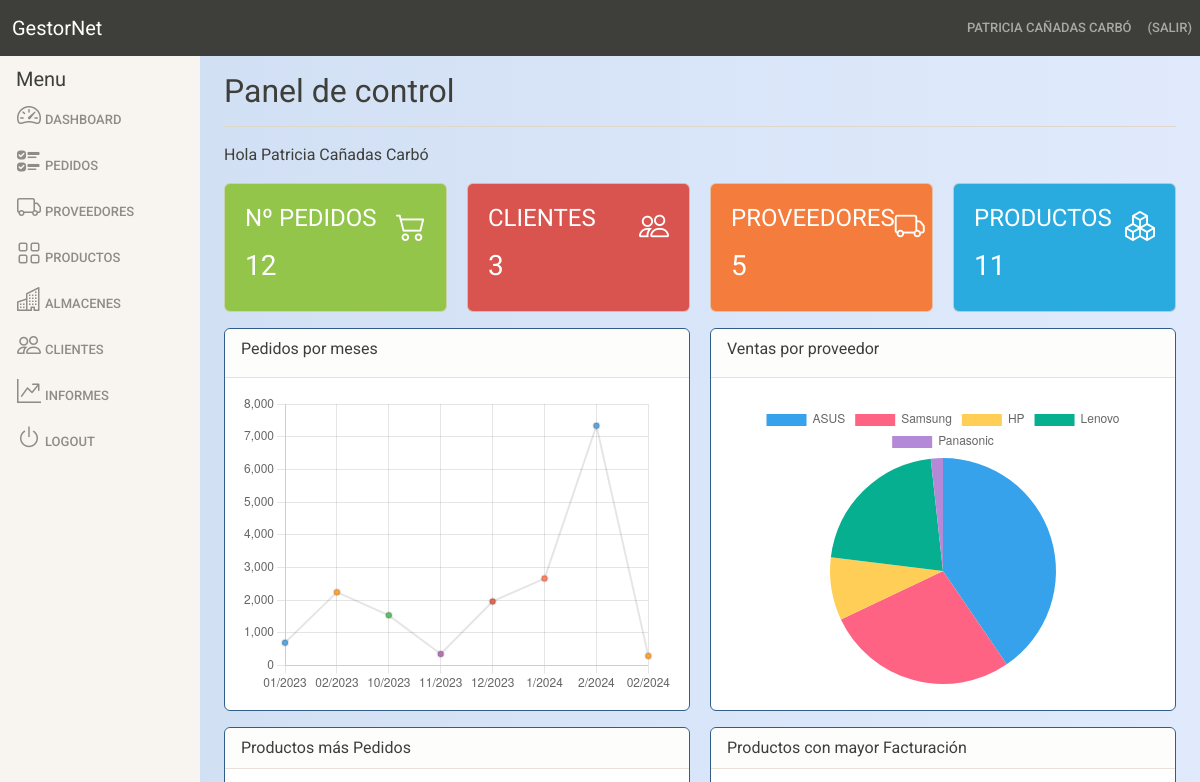
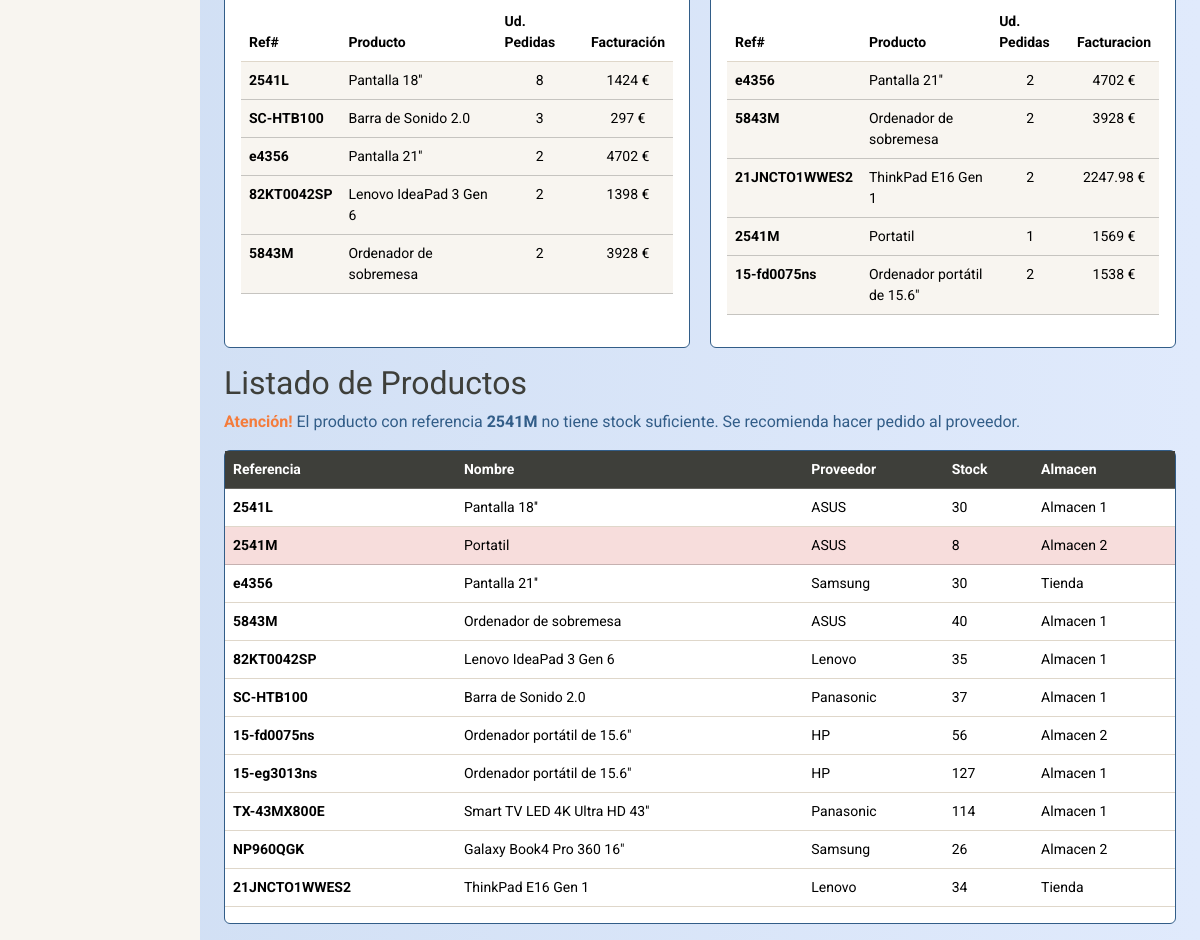
The app's page /index/ (signed in), older data (2 pictures, top to bottom).
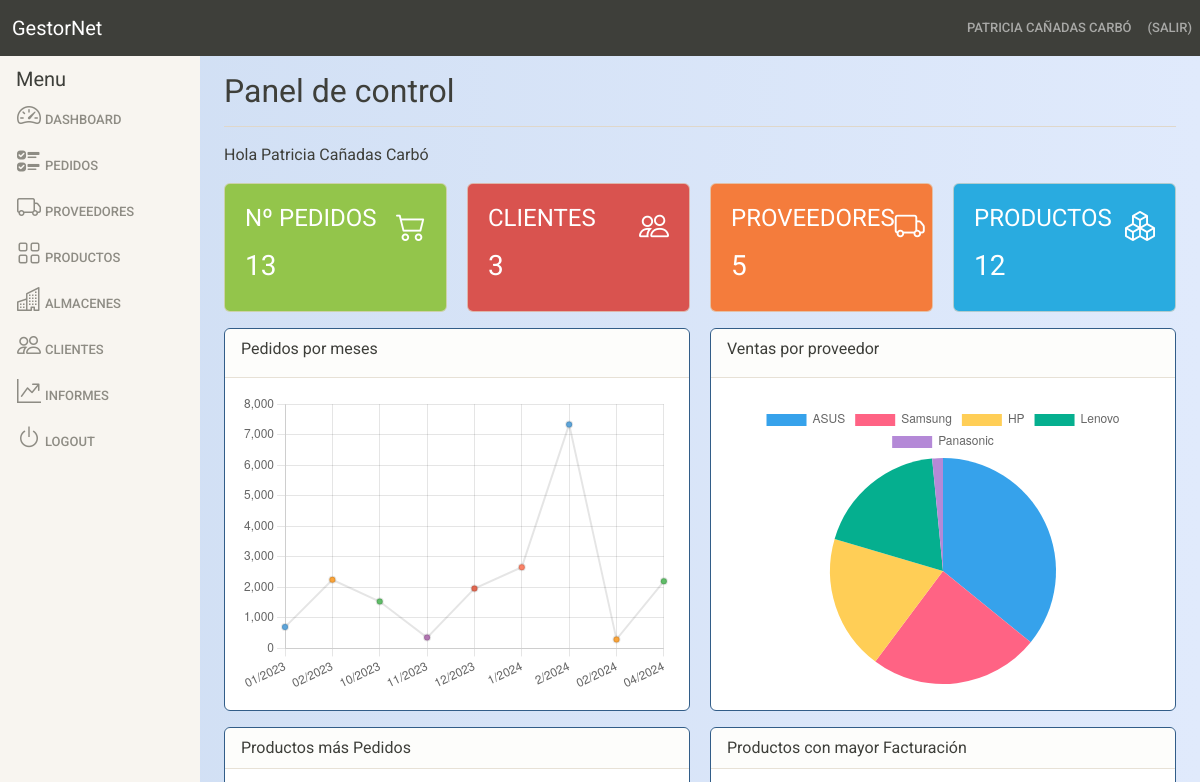
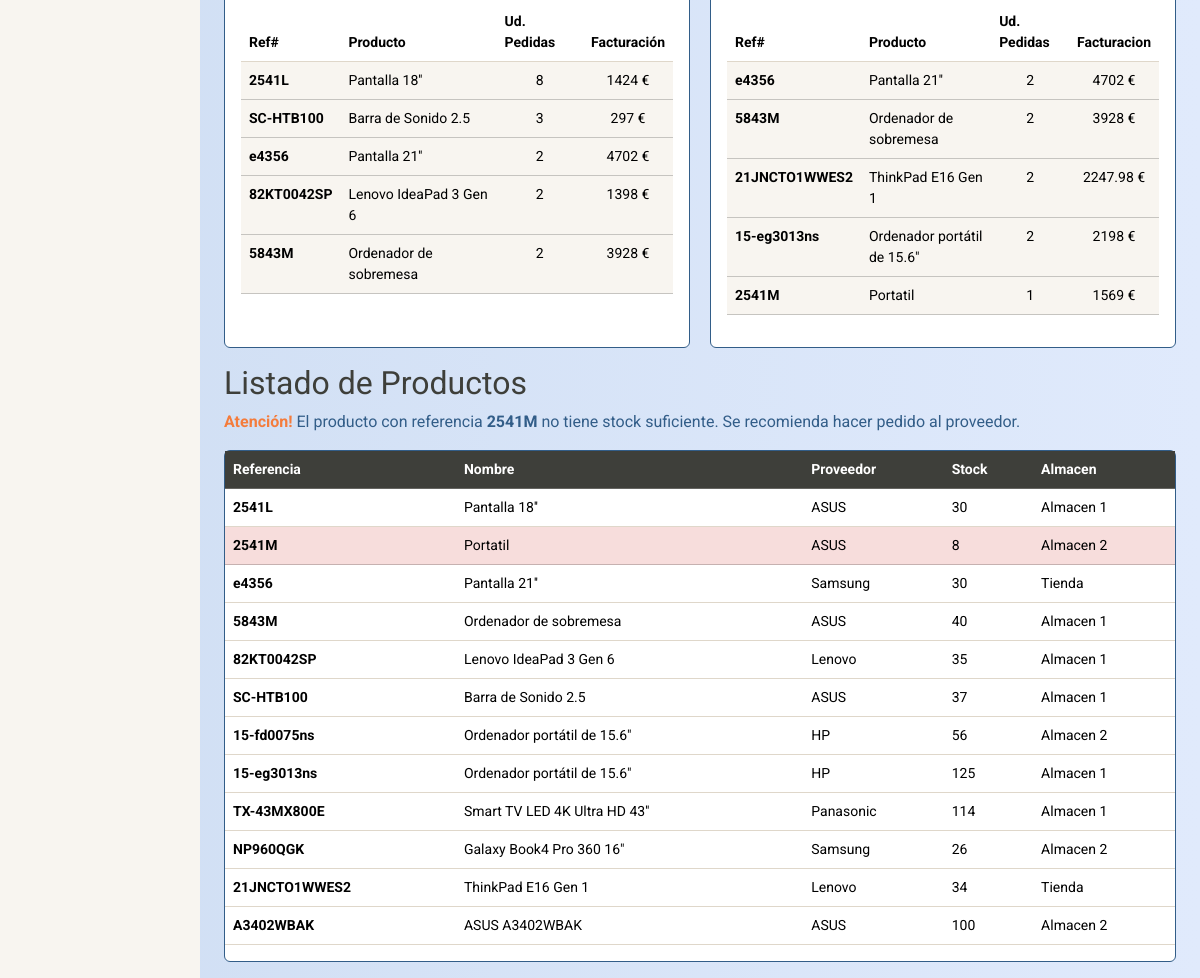
The same page, newer data (2 pictures, top to bottom).
### models.py (models this page shows, shortened)
class Producto(db.Base):
    __tablename__ = "productos"
    __table_args__ = {'sqlite_autoincrement': True} # Autoincrementa la primary_key de la tabla.
    id = Column(Integer, primary_key=True)
    nombre = Column(String(200), nullable=False) # nullable hace que el campo nombre NO pueda estar vacío.
    referencia = Column(String(100), nullable=False)
    descripcion = Column(String(500))
    proveedor = Column(String(100), nullable=False)
    preciocoste = Column(Integer, nullable=False)
    pvp = Column(Integer, nullable=False)
    stock = Column(Integer, nullable=False)
    almacen = Column(String(64)) #Quiero poner una lista desplegable
    ubicacion = Column(String(24))
    descatalogado = Column(Boolean) # True si el producto está descatalogado y ya no se puede vender

class Proveedor(db.Base):
    __tablename__ = "proveedores"
    __table_args__ = {'sqlite_autoincrement': True} # Autoincrementa la primary_key de la tabla.
    id = Column(Integer, primary_key=True)
    nombre = Column(String(200), nullable=False) # nullable hace que el campo nombre NO pueda estar vacío.
    telefono = Column(Integer, nullable=False)
    direccion = Column(String(500))
    cif = Column(String(16), nullable=False)
    iva = Column(Integer, nullable=False)
    descuento = Column(Integer, nullable=False)
    email = Column(String(100), nullable=False)

class Almacen(db.Base):
    __tablename__ = "almacenes"
    __table_args__ = {'sqlite_autoincrement': True} # Autoincrementa la primary_key de la tabla.
    id = Column(Integer, primary_key=True)
    nombre = Column(String(200), nullable=False) # nullable hace que el campo nombre NO pueda estar vacío.

### main.py (the view)
@app.route("/index/") # Página principal del programa
@login_required
def index():
    npedidos = db.session.query(Pedido).count()
    nusers = db.session.query(User).count()
    nproveedores = db.session.query(Proveedor).count()
    nproductos = db.session.query(Producto).count()
    orders = db.session.query(db.func.sum(Pedido.total), (Pedido.mes_year)).group_by(Pedido.mes_year).order_by(
        Pedido.fecha).all()
    fechas = db.session.query(Pedido.mes_year).distinct().order_by(Pedido.fecha)
    orders_list = []
    fecha_list = []
    for registro, _ in orders:  # Generamos lista de datos para dashboard 'orders'
        orders_list.append(registro)
    for fecha in fechas:  # Generamos eje para dashboard 'orders'
        fecha_list.append(fecha[0])
    total = db.session.query(db.func.sum(Facturacion.total), (Facturacion.proveedor)).group_by(Facturacion.proveedor).\
        order_by(Facturacion.proveedor).all()
    proveedores = db.session.query(Proveedor.nombre, Facturacion.proveedor).filter(
        Facturacion.proveedor == Proveedor.id).order_by(Facturacion.proveedor).distinct()
    total_list = []
    proveedores_list = []
    for registro, _ in total:  # Generamos lista de datos para dashboard 'ventas_proveedor'
        total_list.append(registro)
    for proveedor in proveedores:  # Generamos eje para dashboard 'ventas_proveedor'
        proveedores_list.append(proveedor[0])
    print(total_list)
    print(proveedores_list)
    productoss = db.session.query(Producto).all()
    proveedorid = db.session.query(Producto.id, Proveedor.nombre).filter(Proveedor.id == Producto.proveedor).all()
    almacenid = db.session.query(Producto.id, Almacen.nombre).filter(Almacen.id == Producto.almacen).all()
    producto_pedido = db.session.query(Producto.referencia, Producto.nombre, db.func.sum(Pedido.cantidad)).group_by(
        Producto.referencia).filter(Pedido.referencia == Producto.referencia).order_by(db.func.sum(
        Pedido.cantidad).desc()).limit(5).all()
    producto_facturas = db.session.query(Producto.referencia, Producto.nombre, db.func.sum(Pedido.total)).group_by(
        Producto.referencia).filter(Pedido.referencia == Producto.referencia).order_by(
        db.func.sum(Pedido.total).desc()).all()
    producto_factura = db.session.query(Producto.referencia, Producto.nombre, db.func.sum(Pedido.total)).group_by(
        Producto.referencia).filter(Pedido.referencia == Producto.referencia).order_by(db.func.sum(Pedido.total).desc(
        )).limit(5).all()
    producto_pedidos = db.session.query(Producto.referencia, Producto.nombre, db.func.sum(Pedido.cantidad)).group_by(
        Producto.referencia).filter(Pedido.referencia == Producto.referencia).order_by(db.func.sum(
        Pedido.cantidad).desc()).all()
    return render_template("index.html", npedidos=npedidos, nusers=nusers, nproveedores=nproveedores,
                           nproductos=nproductos, orders_data=json.dumps(orders_list), fechas_data=json.dumps(fecha_list),
                           total_data=json.dumps(total_list), proveedores_data=json.dumps(proveedores_list),
                           productoss=productoss, proveedorid=proveedorid, almacenid=almacenid,
                           producto_pedido=producto_pedido, producto_facturas=producto_facturas,
                           producto_factura=producto_factura, producto_pedidos=producto_pedidos)

### main.py (called while the page is built)
@login_manager.user_loader
def load_user(user_id):
    return db.session.query(User).filter_by(id=user_id).first()

### templates/index.html (shortened to what the changed rows need)
{% extends "includes/base.html" %}
{% block content %}
<main class="col-md-9 ms-sm-auto col-lg-10 px-md-4">
    <div class="d-flex justify-content-between flex-wrap flex-md-nowrap align-items-center pt-3 pb-2 mb-3 border-bottom">
        <h1 class="h2">Panel de control</h1>
    </div>
    <p>Hola {{ current_user.name }}&nbsp;{{ current_user.surname }}</p>
    <div class="main-cards">
        <div class="card text-white bg-success mb-3" style="justify-content: space-around; padding: 20px;">
            <div class="card-inner">
                <h4>Nº PEDIDOS</h4>
                <span class="bi bi-cart2"></span>
            </div>
            <h3>{{ npedidos }}</h3>
        </div>
        <div class="card text-white bg-danger mb-3" style="justify-content: space-around; padding: 20px;">
        </div>
        <div class="card text-white bg-warning mb-3" style="justify-content: space-around; padding: 20px;">
        </div>
        <div class="card text-white bg-info mb-3" style="justify-content: space-around; padding: 20px;">
            <div class="card-inner">
                <h4>PRODUCTOS</h4>
                <span class="bi bi-boxes"></span>
            </div>
            <h3>{{ nproductos }}</h3>
        </div>
    </div>
    <div class="main-cards2">
        <div class="card border-primary mb-3" style="justify-content: space-around;">
            <div class="card-body">
                <div class="chart-container">
                    <canvas id="orders"></canvas>
                </div>
            </div>
        </div>
        <div class="card border-primary mb-3" style="justify-content: space-around;">
            <div class="card-body">
                <div class="chart-container">
                <canvas id="ventas_proveedor"></canvas>
                </div>
            </div>
        </div>
    </div>
    <div class="main-cards2">
        <div class="card border-primary mb-3" style="justify-content: space-around;">
            <div class="card-body small">
                <table class="table table-hover">
                    <thead>
                        <tr>
                          <th scope="col">Ref#</th>
                          <th scope="col">Producto</th>
                          <th scope="col">Ud. Pedidas</th>
                          <th scope="col">Facturación</th>
                        </tr>
                    </thead>
                    <tbody>
                        {% for producto in producto_pedido %}
                        <tr class="table-light">
                            <th scope="row">{{producto[0]}}</th>
                            <td>{{producto[1]}}</td>
                            <td align="center">{{ producto[2] }}</td>
                            {% for item in producto_facturas %}
                                {% if item[0] == producto[0] %}
                                <td align="center">{{ item[2] }} €</td>
                                {% endif %}
                            {% endfor %}
                        </tr>
                        {% endfor %}
                    </tbody>
                </table>
            </div>
        </div>
        <div class="card border-primary mb-3" style="justify-content: space-around;">
            <div class="card-body small">
                <table class="table table-hover">
                    <thead>
                        <tr>
                          <th scope="col">Ref#</th>
                          <th scope="col">Producto</th>
                          <th scope="col">Ud. Pedidas</th>
                          <th scope="col">Facturacion</th>
                        </tr>
                    </thead>
                    <tbody>
                        {% for producto in producto_factura %}
                        <tr class="table-light">
                            <th scope="row">{{producto[0]}}</th>
                            <td>{{producto[1]}}</td>
                            {% for item in producto_pedidos %}
                                {% if item[0] == producto[0] %}
                                <td align="center">{{ item[2] }}</td>
                                {% endif %}
                            {% endfor %}
                            <td align="center">{{ producto[2] }} €</td>
                        </tr>
                        {% endfor %}
                    </tbody>
                </table>
            </div>
        </div>
    </div>
    <h2>Listado de Productos</h2>
    {% for producto in productoss %}
        {% if producto.stock <= 10 %}
        <p class="text-primary"><span class="text-warning"><strong>Atención!</strong></span> El producto con referencia <strong>{{producto.referencia}}</strong> no tiene stock suficiente. Se recomienda hacer pedido al proveedor.</p>
        {% endif %}
    {% endfor %}
    <div class="card border-primary mb-3 small">
        <table class="table table-hover">
            <thead>
                <tr class="table-dark">
                    <th scope="col">Referencia</th>
                    <th scope="col">Nombre</th>
                    <th scope="col">Proveedor</th>
                    <th scope="col">Stock</th>
                    <th scope="col">Almacen</th>
                </tr>
            </thead>
            <tbody>
                {% for producto in productoss %}
                    {% if producto.stock <= 10 %}
                    <tr class="table-danger">
                    {% else %}
                    <tr>
                    {% endif %}
                        <th scope="row">{{producto.referencia}}</th>
                        <td>{{producto.nombre}}</td>
                        {% for item in proveedorid %}
                            {% if item[0] == producto.id %}
                            <td>{{ item[1] }}</td>
                            {% endif %}
                        {% endfor %}
                        <td>{{producto.stock}}</td>
                        {% for num in almacenid %}
                            {% if num[0] == producto.id %}
                            <td>{{ num[1] }}</td>
                            {% endif %}
                        {% endfor %}
                    </tr>
                {% endfor %}
            </tbody>
        </table>
    </div>
</main>
{% endblock content %}

Row changes from the older to the newer data that the page shows:
no longer on one of the page's lists (row unchanged): Producto: referencia "15-fd0075ns", nombre "Ordenador portátil de 15.6\""
changed Producto "SC-HTB100": nombre "Barra de Sonido 2.0" → "Barra de Sonido 2.5"; nombre "Panasonic" → "ASUS"
now on one of the page's lists (row edited): Producto: referencia "15-eg3013ns", nombre "Ordenador portátil de 15.6\""
changed Producto "15-eg3013ns": stock "127" → "125"
added Producto: referencia "A3402WBAK", nombre "ASUS A3402WBAK", nombre "ASUS", stock "100", nombre "Almacen 2"
Text that changed along with them:
{{ npedidos }}: "12" → "13"
{{ nproductos }}: "11" → "12"
chart data {{ orders_data | tojson }}: "[699, 2247.98, 1538, 356, 1964, 2663, 7339, 297]" → "[699, 2247.98, 1538, 356, 1964, 2663, 7339, 297, 2198]"
chart data {{ total_data | tojson }}: "[6921, 4702, 1538, 3645.98, 297]" → "[6921, 4702, 3736, 3645.98, 297]"
new list line: "2"
list line gone: "2"
